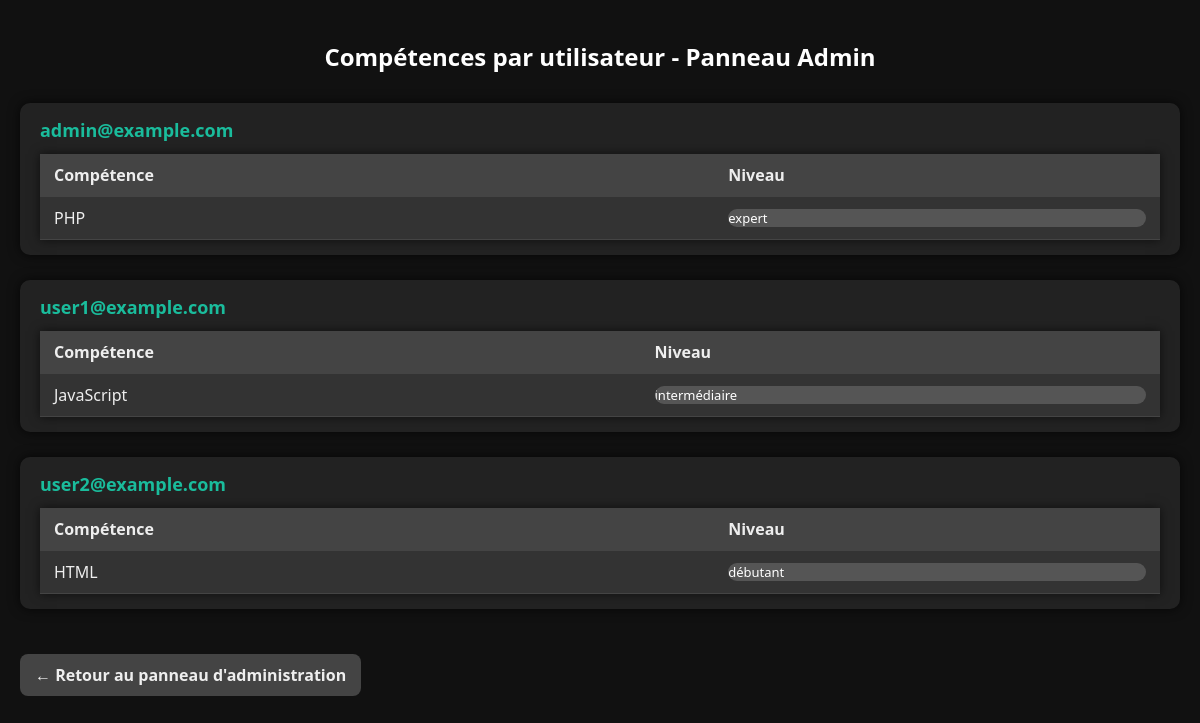
The page /admin_user_skills.php (signed in) on the database its author committed.
### tables this page shows
CREATE TABLE user_skills (
    user_id INT,
    skill_id INT,
    level ENUM('débutant', 'intermédiaire', 'avancé', 'expert'),
    PRIMARY KEY(user_id, skill_id),
    FOREIGN KEY(user_id) REFERENCES users(id) ON DELETE CASCADE,
    FOREIGN KEY(skill_id) REFERENCES skills(id) ON DELETE CASCADE
);

CREATE TABLE skills (
    id INT AUTO_INCREMENT PRIMARY KEY,
    name VARCHAR(100) NOT NULL
);

### admin_user_skills.php (the view, shortened to what this page needs)
<?php
$conn = new mysqli("localhost", "root", "", "portfolio");
$sql = "SELECT u.id AS user_id, u.email, s.name AS skill_name, us.level
        FROM user_skills us
        JOIN users u ON us.user_id = u.id
        JOIN skills s ON us.skill_id = s.id
        ORDER BY u.email, s.name";
$result = $conn->query($sql);
$userSkills = [];
while ($row = $result->fetch_assoc()) {
    $userSkills[$row['email']][] = [
        'skill' => $row['skill_name'],
        'level' => $row['level']
    ];
}
?>
<!DOCTYPE html>
<html lang="fr">
<head>
</head>
<body>
    <h2>Compétences par utilisateur - Panneau Admin</h2>
    <?php if (empty($userSkills)): ?>
        <p>Aucun utilisateur avec compétences enregistrées.</p>
    <?php else: ?>
        <?php foreach ($userSkills as $email => $skills): ?>
            <div class="user-block">
                <div class="user-email"><?= htmlspecialchars($email) ?></div>
                <table>
                    <thead>
                        <tr>
                            <th>Compétence</th>
                            <th>Niveau</th>
                        </tr>
                    </thead>
                    <tbody>
                        <?php foreach ($skills as $skill): ?>
                            <?php
                                $levels_percent = [
                                    "Débutant" => 25,
                                    "Intermédiaire" => 50,
                                    "Confirmé" => 75,
                                    "Expert" => 100
                                ];
                                $percent = $levels_percent[$skill['level']] ?? 0;
                                $class_level = htmlspecialchars($skill['level']);
                            ?>
                            <tr>
                                <td><?= htmlspecialchars($skill['skill']) ?></td>
                                <td>
                                    <div class="progress-bar" title="<?= htmlspecialchars($skill['level']) ?>">
                                        <div class="progress-fill <?= $class_level ?>" style="width: <?= $percent ?>%;">
                                            <?= htmlspecialchars($skill['level']) ?>
                                        </div>
                                    </div>
                                </td>
                            </tr>
                        <?php endforeach; ?>
                    </tbody>
                </table>
            </div>
        <?php endforeach; ?>
    <?php endif; ?>
    <a href="admin.php" class="btn-back">← Retour au panneau d'administration</a>
</body>
</html>

### admin_user_skills.php (style rules this page uses)
body { background-color: #111; color: #eee; font-family: 'Segoe UI', Tahoma, Geneva, Verdana, sans-serif; margin: 0; padding: 20px; min-height: 100vh; }
h2 { text-align: center; margin-bottom: 30px; color: #fff; }
.user-block { background-color: #222; padding: 15px 20px; border-radius: 10px; margin-bottom: 25px; box-shadow: 0 0 12px rgba(0,0,0,0.7); }
.user-email { font-weight: bold; font-size: 18px; margin-bottom: 12px; color: #1abc9c; }
table { width: 100%; border-collapse: collapse; background-color: #333; box-shadow: 0 0 10px rgba(0,0,0,0.6); }
th, td { padding: 10px 14px; border-bottom: 1px solid #444; text-align: left; color: #eee; }
th { background-color: #444; }
.progress-bar { height: 18px; background-color: #555; border-radius: 9px; overflow: hidden; width: 100%; }
.progress-fill { height: 100%; color: #fff; font-size: 13px; line-height: 18px; text-align: center; white-space: nowrap; }
.btn-back { display: inline-block; margin-top: 20px; background: #444; padding: 10px 15px; border-radius: 8px; color: #eee; text-decoration: none; font-weight: 600; transition: background-color 0.3s ease; }

### rows shown on the page
user_skills: skill.name "PHP", level "expert"
user_skills: skill.name "JavaScript", level "intermédiaire"
user_skills: skill.name "HTML", level "débutant"

### other values the page prints
$email "admin@example.com"
$email "user1@example.com"
$email "user2@example.com"
